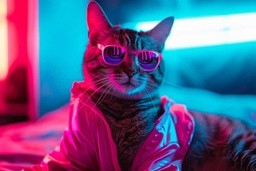
#> input picture Examen1/Imagen/gato_imagen.jpg, 256 x 171 px, shrunk from 1000 x 667 before the run, found by its file name
$ jupyter execute 'Examen1_MatApl_Piñeros_Ceballos.ipynb'
#> lines starting #> are read from the running program, lines starting #| are printed output that depends on the picture
### **Maestrıa en Ciencias de Datos**
### **Examen 1 - Matematicas Aplicadas en Ciencia de Datos**
### **Profesor: Diego Fernando Fonseca Valero**

#### **Integrantes:**

| **Nombres** | **Codigo Estudiante** | **Cedula** |
|----------|----------|----------|
|Eduardo Andres Piñeros Manjarres  | 1000269688  | 1067841294  |
|Natalia Ceballos Posada           | 1000270186  | 1034987681  |

[cell 1]
import sympy as sp
import numpy as np
import matplotlib.pyplot as plt
from PIL import Image

### **Ejercicio 1**

[cell 2]
### Datos Tecnicos

## Matriz de Codificacion (A)
a = sp.symbols('a')
A = sp.Matrix([
    [1, 2, 1],
    [a, 4, 1],
    [2, 1, 3]
])

## Tabla de Conversion (Alfabeto)
tabla = {
 1: 'A',
 2: 'B',
 3: 'C',
 4: 'D',
 5: 'E',
 6: 'F',
 7: 'G',
 8: 'H',
 9: 'I',
 10: 'J',
 11: 'K',
 12: 'L',
 13: 'M',
 14: 'N',
 15: 'O',
 16: 'P',
 17: 'Q',
 18: 'R',
 19: 'S',
 20: 'T',
 21: 'U',
 22: 'V',
 23: 'W',
 24: 'X',
 25: 'Y',
 26: 'Z',
 27: ' '
 }

## La Transmision Interceptada (Vectores y)
y = sp.Matrix([
    [56, 67, 103],
    [54, 11, 117],
    [77, 55, 136],
    [70, 95, 110],
    [87, 77, 136],
    [96, 111, 138]
    ])

(a) Plantee una ecuacion matematica que relacione el determinante de A con el factor de volumen dado

Ecuacion : **det(A) = 15**

[cell 3]
### (b) Resuelva dicha ecuacion para encontrar el valor de α.

alpha = sp.solve(sp.Eq(A.det(),15))

print(f'Valor de alpha: {alpha}')

(c) Justifique: ¿Por qu ́e es necesario que el determinante sea diferente de cero para que esta mision de recuperacion tenga ́exito? ¿Que pasarıa geometricamente con el mensaje si det(A) = 0?

**Si el determinante de A es distinto de 0, significa que A tiene inversa y que la transformación si se puede hacer. Es decir $A^{-1}$ existe, por lo que $x = A^{-1}y$ se puede hacer.**

**En cambio si el determinante es 0, significa que la función ya no sería inyectiva, múltiples mensajes originales podrían producir el mismo vector cifrado $y = Ax$.**

**La información se perdería y no existiría una única matriz inversa $A^{-1}$ con la cual recuperar $x = A^{-1}y$. El descifrado sería ambiguo, o imposible.**

[cell 4]
## Calcule el determinante para verificar que coincide con la pista de los metadatos.

A2= A.subs(a,alpha[0])

print('Matriz con nuevo valor de alpha \n')
sp.pprint(A2)

det = A2.det()
print(f'\nDetermninante nueva matriz: {det}')

[cell 5]
## Matriz inversa
inversa = A2.inv()
print('Inversa: \n')
sp.pprint(inversa)

[cell 6]
## Operacion de Descifrado Vectores
messages = []
for i in range(y.shape[0]):
    fila = y.row(i)
    solutions = A2.solve(fila.T)
    print(f'Solucion Vector y{i+1}:\n')
    print(f'{solutions} \n')
    message = map(lambda x: tabla[round(x)],solutions)
    messages.extend(list(message))

[cell 7]
## Resultado
print(''.join(messages))

### **Ejecrcicio 2**

[cell 8]
# Matriz de Transicion
P = np.array([
    [0.95, 0.05, 0, 0, 0, 0, 0],
    [0.4, 0.3, 0.3, 0, 0, 0, 0],
    [0, 0.45, 0.1, 0.45, 0, 0, 0],
    [0, 0, 0.4, 0.2, 0.4, 0, 0],
    [0, 0, 0, 0.45, 0.1, 0.45, 0],
    [0, 0, 0, 0, 0.3, 0.3, 0.4],
    [0, 0, 0, 0, 0, 0.05, 0.95],
])

[cell 9]
## 1. Caminata Aleatoria
n_simulaciones = 8
pasos = 100
estado_inicial = 3  # índice del estado 4
trayectorias = []

for sim in range(n_simulaciones):
    estado = estado_inicial
    camino = [estado + 1]
    for _ in range(pasos):
        estado = np.random.choice(len(P), p=P[estado])
        camino.append(estado + 1)
    trayectorias.append(camino)

# Frecuencia de estados
todos_los_estados = np.concatenate([np.array(camino) for camino in trayectorias]) - 1
frecuencias = np.bincount(todos_los_estados, minlength=P.shape[0]).astype(float)
frecuencias_relativas = frecuencias / frecuencias.sum()

print("Frecuencia relativa por estado:")
for e, fr in enumerate(frecuencias_relativas, start=1):
    print(f"Estado {e}: {fr:.4f}")

**Tendecias Observadas:**

A pesar de comenzar siempre en un estado neutral, después de 100 pasos las trayectorias se concentran mayoritariamente en los extremos (estado 1 y estado 7), con muy poca probabilidad en los estados intermedios. Esto ocurre porque los estados 1 y 7 tienen una probabilidad alta (0.95) de quedarse en el mismo estado, mientras que los estados intermedios tienden a moverse rápidamente hacia uno de los dos extremos. Es decir, un cliente neutral tiende a quedar muy insatisfecho o muy satisfecho, y rara vez se queda en un estado intermedio.

[cell 10]
## 2. Distribucion Estacionaria, a donde tiende

# Metodo 1: vector propio de P^T asociado al valor propio 1
valores_propios, vectores_propios = np.linalg.eig(P.T)
idx = np.argmin(np.abs(valores_propios - 1))
pi_estacionaria = np.real(vectores_propios[:, idx])
pi_estacionaria = pi_estacionaria / pi_estacionaria.sum()
print("Distribucion estacionaria (via valores/vectores propios):")
print(np.round(pi_estacionaria, 4))

# Metodo 2: vector propio de P^T asociado al valor propio 1
pi0 = np.zeros(7); pi0[3] = 1.0
pi_n = pi0.copy()
for _ in range(1000):
    pi_n = pi_n @ P

print("\nDistribucion estacionaria (via iteracion de potencias, 1000 pasos):")
print(np.round(pi_n, 4))

Ambos métodos coinciden y confirman numéricamente lo observado en la simulación, la distribución estacionaria concentra cerca del 40% de la probabilidad en el estado 1, 40% en el estado 7, y menos del 20% repartido en los estados 2 a 6. Esto valida, desde el álgebra lineal, la tendencia a los extremos.

[cell 11]
## Visualizacion

fig, ax = plt.subplots(figsize=(12, 6))
for i, camino in enumerate(trayectorias, start=1):
    ax.plot(camino, alpha=0.8, linewidth=1.5, label=f"Simulación {i}")

ax.set_title("Caminata Aleatoria (8 simulaciones)")
ax.set_xlabel("Paso")
ax.set_ylabel("Estado")
ax.set_ylim(0.5, 7.5)
ax.grid(True, alpha=0.3)
ax.legend(loc="best", fontsize=8)
plt.show()
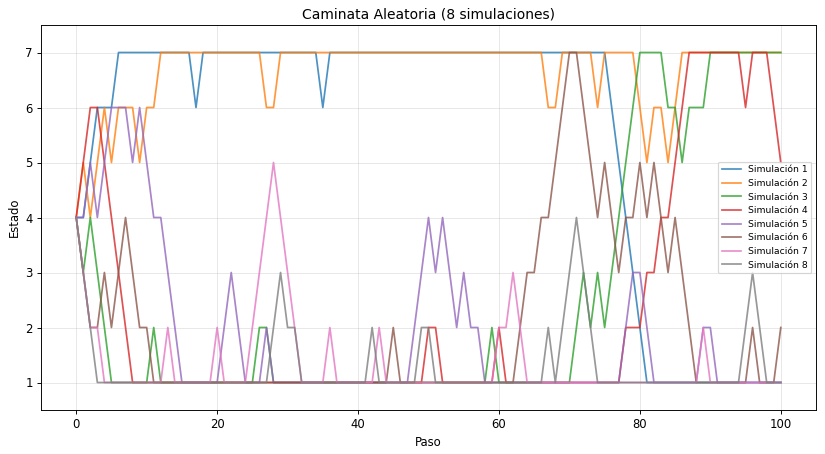
#> figure drawn by matplotlib, 1 panel; curve peaks at x = 6, y = 7; curve peaks at x = 12, y = 7; curve peaks at x = 80, y = 7


estados = np.arange(1, 8)
estados_finales = trayectorias[-1]

frecuencia_empirica = np.array([np.sum(estados_finales == e) for e in estados]) / 100

fig2, ax2 = plt.subplots(figsize=(8, 5))

ax2.bar(estados - 0.15, frecuencia_empirica, width=0.3, label="Empírica (simulación)")
ax2.bar(estados + 0.15, pi_estacionaria, width=0.3, label="Estacionaria teórica ($\\pi P=\\pi$)")

ax2.set_xlabel("Estado")
ax2.set_ylabel("Probabilidad")
ax2.set_title("Distribución empírica vs. distribución estacionaria teórica")
ax2.set_xticks(estados)
ax2.legend()
ax2.grid(alpha=0.3)

plt.tight_layout()
plt.show()
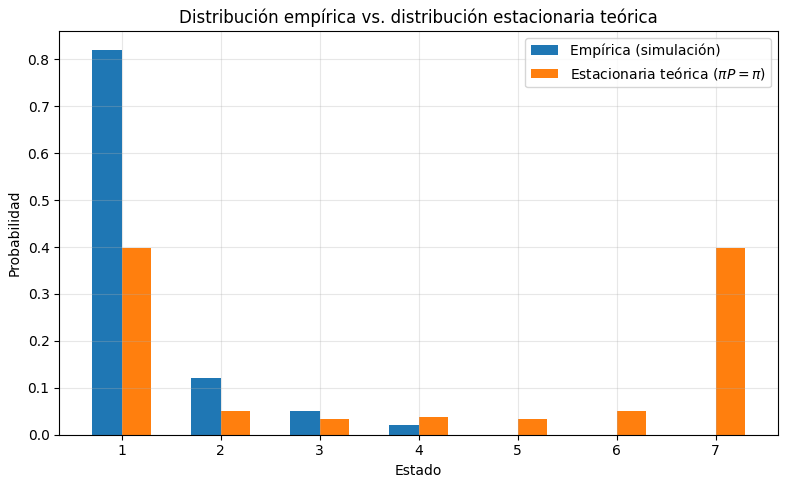
#> figure drawn by matplotlib, 1 panel; tallest bar 0.82 high, from x = 0.7 to 1; tallest bar 0.398 high, from x = 7 to 7.3

### Descripcion Esquematica

El proceso es una cadena de Markov discreta de primer orden: el estado del cliente en el paso $t+1$ solo depende del estado en el paso $t$, y no de todo su historial.

- El estado del sistema en el paso $n$ se representa como una distribución de probabilidad $\pi_n \in \mathbb{R}^7$, con $\sum_i \pi_n(i) = 1$.
- La dinámica se rige por la ecuación lineal $\pi_{n+1} = \pi_n P$, donde $P$ es la matriz de transición.
- Iterando, $\pi_n = \pi_0 P^n$: el comportamiento a largo plazo es literalmente una potencia de matriz, y su límite quedó determinado por el vector propio izquierdo de $P$ asociado al valor propio dominante $\lambda_1=1$.
- Cada paso de la caminata aleatoria consiste en muestrear la fila de $P$ correspondiente al estado actual (np.random.choice(7, p=P[estado])), que es exactamente la operación de aplicar la matriz de transición a un vector que representa el estado actual. Al promediar sobre muchas repeticiones, la fracción de simulaciones en cada estado converge al vector $\pi_n = \pi_0 P^n$, y se calculó la distribución estacionaria como vector propio de $P^\top$ (equivalente a resolver $\pi(P-I)=0$).

### **Ejercicio 3**

[cell 12]
img = Image.open(r'..\Imagen\gato_imagen.jpg').convert("L")
X0 = np.array(img)

alpha = 0.8
tol = 1e-4
max_iter = 5000

def proceso_iterativo(X0, alpha=0.8, tol=1e-4, max_iter=5000):
#> called with alpha = 0.8, tol = 0.0001, max_iter = 5000
    X = X0.astype(np.float64, copy=True)
    errores = []

    for n in range(max_iter):
        padded = np.pad(X, pad_width=1, mode="edge")

        arriba = padded[:-2, 1:-1]
        abajo = padded[2:, 1:-1]
        izq = padded[1:-1, :-2]
        der = padded[1:-1, 2:]

        X_next = alpha * X + ((1 - alpha) / 4.0) * (arriba + abajo + izq + der)

        err = np.max(np.abs(X_next - X))
        errores.append(err)

        X = X_next

        if err < tol:
            break
#> this loop made 5000 passes
#> err on passes 1 to 3: 12.6, 9.94, 7.94
#> pass 1, in proceso_iterativo, `padded = np.pad(X, pad_width=1, mode="edge")`:
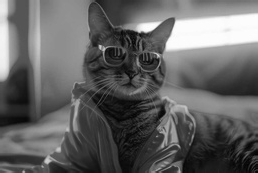
#> padded: shape (173, 258) float64; min 3, max 255, mean 99.4
#> pass 1, in proceso_iterativo, `arriba = padded[:-2, 1:-1]`:
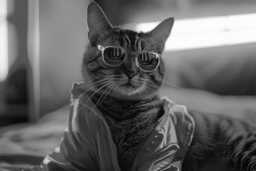
#> arriba: shape (171, 256) float64; min 3, max 255, mean 99.8
#> pass 1, in proceso_iterativo, `abajo = padded[2:, 1:-1]`:
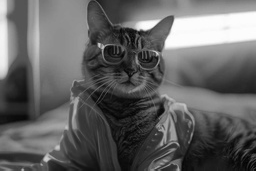
#> abajo: shape (171, 256) float64; min 3, max 255, mean 99.1
#> pass 1, in proceso_iterativo, `izq = padded[1:-1, :-2]`:
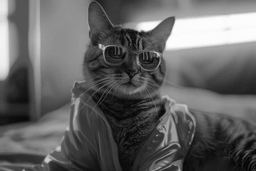
#> izq: shape (171, 256) float64; min 3, max 255, mean 99.6
#> after the loop:
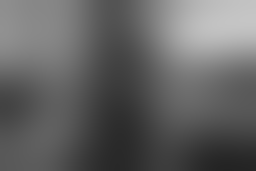
#> X: shape (171, 256) float64; min 35.85, max 197.5, mean 99.4
#> after the loop, errores = 5000 values, max 12.6 at index 0, min 0.00663 at index 4999, mean 0.0581

    return X, np.asarray(errores)

X_suavizada, errores = proceso_iterativo(X0, alpha=alpha, tol=tol, max_iter=max_iter)

# Bordes
bordes = np.clip(np.abs(X_suavizada - X0), 0, 255).astype(np.uint8)
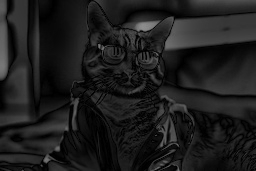
#> bordes: shape (171, 256); min 0, max 143, mean 29

[cell 13]
## Visualizacion

fig, axes = plt.subplots(1, 3, figsize=(18, 6))

axes[0].imshow(X0, cmap="gray", vmin=0, vmax=255)
axes[0].set_title("Imagen original")
axes[0].axis("off")

axes[1].imshow(X_suavizada, cmap="gray", vmin=0, vmax=255)
axes[1].set_title(f"Imagen suavizada (alpha={alpha})")
axes[1].axis("off")

axes[2].imshow(bordes, cmap="gray", vmin=0, vmax=255)
axes[2].set_title("Bordes: |X - X0|")
axes[2].axis("off")

plt.tight_layout()
plt.show()

La actualización es un promedio ponderado entre el pixel actual y sus 4 vecinos

- alpha cercano a 1 -> conserva más el valor actual, suavizado suave.
- alpha cercano a 0 -> el pixel se acerca más rápido al promedio de vecinos, imagen más borrosa.

a imagen con bordes se obtiene como la diferencia entre la imagen suavizada y la original |X_k - X_0|

[cell 14]
## Error en funcion iteracion

fig2, ax = plt.subplots(figsize=(10, 5))
it = np.arange(1, len(errores) + 1)
#> it = 5000 values from 1 to 5000
ax.plot(it, errores, "o-", color="tab:blue", lw=1.5, ms=2)
ax.set_yscale("log")
ax.set_title("Convergencia del error")
ax.set_xlabel("Iteración n")
ax.set_ylabel(r"$\|X_{n+1}-X_n\|_\infty$")
ax.grid(True, which="both", ls="--", alpha=0.3)

# Estimación de tasa de convergencia
if len(errores) > 20:
    ventana = errores[10:]
#> ventana = 4990 values, max 2.85 at index 0, min 0.00663 at index 4989, mean 0.0462
    x = np.arange(len(ventana))
#> x = 4990 values from 0 to 4989
    coef = np.polyfit(x, np.log(ventana + 1e-300), 1)
#> coef = [-0.000633, -2.34]
    pendiente = coef[0]
#> pendiente = -0.000633
    tasa = np.exp(pendiente)
#> tasa = 0.999
    ax.text(0.02, 0.95, f"r ≈ {tasa:.3f}", transform=ax.transAxes, va="top", fontsize=10)

plt.tight_layout()
plt.show()
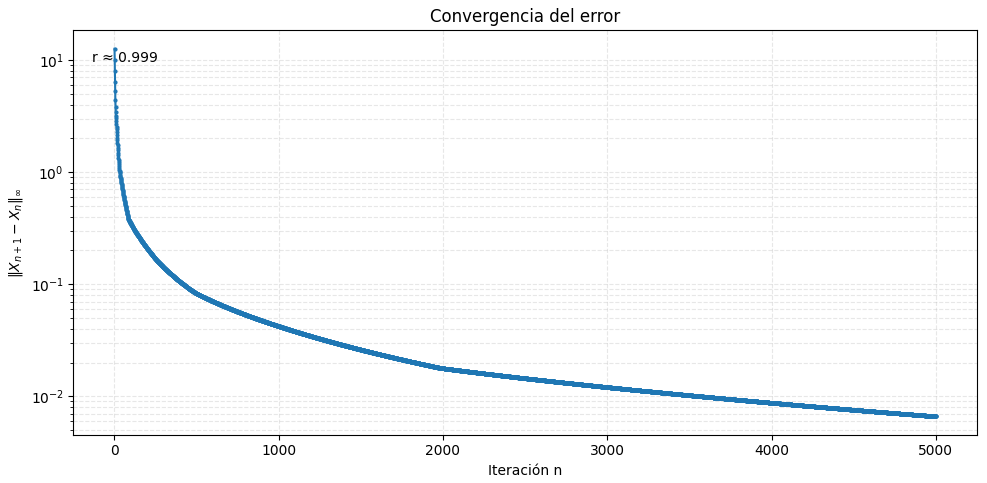
#> figure drawn by matplotlib, 1 panel; curve peaks at x = 1, y = 12.6

[cell 15]
# Distintos valores de alpha
alphas = [0.2, 0.5, 0.8, 0.95]
fig3, axes3 = plt.subplots(1, len(alphas), figsize=(18, 5))

for ax, a in zip(axes3, alphas):
    X_a, err_a = proceso_iterativo(X0, alpha=a, tol=1e-4, max_iter=2000)
    ax.imshow(X_a, cmap="gray", vmin=0, vmax=255)
    ax.set_title(f"alpha = {a}")
    ax.axis("off")

plt.tight_layout()
plt.show()
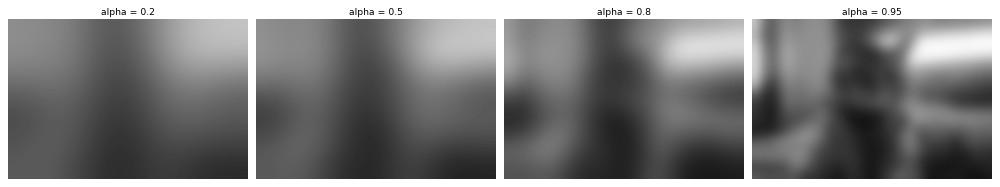
#> figure drawn by matplotlib, 4 panels
